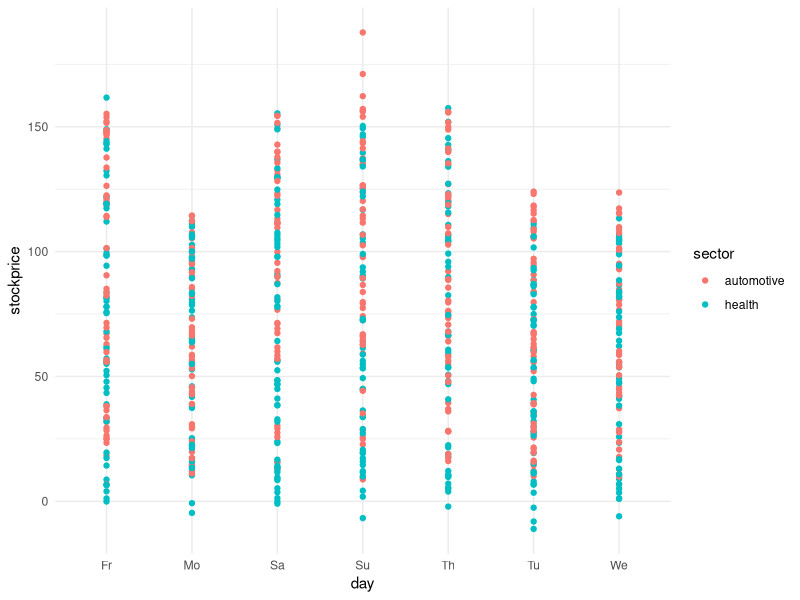

Here is the R script that generated this plot:
## ---- chunk 1
library(ggplot2)
data <- read.csv("ps10data.csv")

ggplot(data,aes(x=day,y=stockprice)) + geom_point(aes(color=sector)) +theme_minimal()
## ---- chunk 2
#Question1
day.0 <- c("Mo","Tu","We","Th","Fr","Sa","Su")
data$day<- factor(data$day,levels=day.0) #add the level to months variable
aggregate(data$stockprice,list(data$day),mean)
model1 <- lm(stockprice~day, data=data)
model1
summary(model1)
## ---- chunk 3
#Question2
library(MASS)
contrasts(data$day)<-contr.sdif(levels(data$day))
model2 <- lm(stockprice~day, data=data)
model2
summary(model2)
## ---- chunk 4
#Question3
pairwise.t.test(data$stockprice, data$day)
## ---- chunk 5
#Question4
TukeyHSD(aov(stockprice~day,data=data))
## ---- chunk 6
#Question5
kruskal.test(stockprice~day,data=data)
#summary(kruskal.test(stockprice~day,data=data))
## ---- chunk 7
#Question6
library(BayesFactor)
bfmodel <- anovaBF(stockprice~day,data=data)
bfmodel
## ---- chunk 8
#Question1
lm1 <- lm(stockprice~sector, data=data)
summary(lm1)
anova(lm1)
#summary(aov(lm(stockprice~sector, data=data)))
## ---- chunk 9
#Question2
anova(lm(stockprice~day+sector, data=data))
## ---- chunk 10
#Question3
anova(lm(stockprice~sector+day, data=data))
